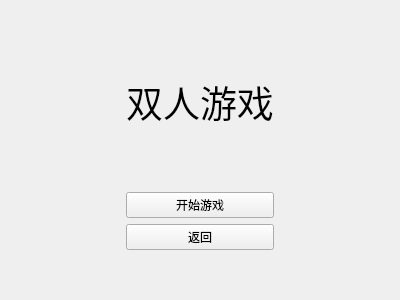
<?xml version="1.0" encoding="UTF-8"?>
<ui version="4.0">
 <class>DoubleMainMeun</class>
 <widget class="QWidget" name="DoubleMainMeun">
  <property name="geometry">
   <rect>
    <x>0</x>
    <y>0</y>
    <width>400</width>
    <height>300</height>
   </rect>
  </property>
  <property name="windowTitle">
   <string>Form</string>
  </property>
  <layout class="QHBoxLayout" name="horizontalLayout">
   <item>
    <spacer name="horizontalSpacer">
     <property name="orientation">
      <enum>Qt::Horizontal</enum>
     </property>
     <property name="sizeHint" stdset="0">
      <size>
       <width>40</width>
       <height>20</height>
      </size>
     </property>
    </spacer>
   </item>
   <item>
    <widget class="QWidget" name="singleMenuWidget" native="true">
     <layout class="QGridLayout" name="gridLayout_2">
      <item row="3" column="0">
       <spacer name="horizontalSpacer_3">
        <property name="orientation">
         <enum>Qt::Horizontal</enum>
        </property>
        <property name="sizeType">
         <enum>QSizePolicy::Expanding</enum>
        </property>
        <property name="sizeHint" stdset="0">
         <size>
          <width>40</width>
          <height>20</height>
         </size>
        </property>
       </spacer>
      </item>
      <item row="2" column="1">
       <spacer name="verticalSpacer_4">
        <property name="orientation">
         <enum>Qt::Vertical</enum>
        </property>
        <property name="sizeType">
         <enum>QSizePolicy::Preferred</enum>
        </property>
        <property name="sizeHint" stdset="0">
         <size>
          <width>20</width>
          <height>27</height>
         </size>
        </property>
       </spacer>
      </item>
      <item row="0" column="1">
       <spacer name="verticalSpacer_2">
        <property name="orientation">
         <enum>Qt::Vertical</enum>
        </property>
        <property name="sizeType">
         <enum>QSizePolicy::Preferred</enum>
        </property>
        <property name="sizeHint" stdset="0">
         <size>
          <width>20</width>
          <height>27</height>
         </size>
        </property>
       </spacer>
      </item>
      <item row="1" column="1">
       <widget class="QLabel" name="label">
        <property name="enabled">
         <bool>true</bool>
        </property>
        <property name="text">
         <string>&lt;html&gt;&lt;head/&gt;&lt;body&gt;&lt;p&gt;&lt;span style=&quot; font-size:28pt;&quot;&gt;双人游戏&lt;/span&gt;&lt;/p&gt;&lt;/body&gt;&lt;/html&gt;</string>
        </property>
        <property name="alignment">
         <set>Qt::AlignCenter</set>
        </property>
       </widget>
      </item>
      <item row="3" column="1">
       <widget class="QPushButton" name="startBtn">
        <property name="sizePolicy">
         <sizepolicy hsizetype="Preferred" vsizetype="Fixed">
          <horstretch>0</horstretch>
          <verstretch>0</verstretch>
         </sizepolicy>
        </property>
        <property name="text">
         <string>开始游戏</string>
        </property>
       </widget>
      </item>
      <item row="5" column="1">
       <widget class="QPushButton" name="returnBtn">
        <property name="text">
         <string>返回</string>
        </property>
       </widget>
      </item>
      <item row="6" column="1">
       <spacer name="verticalSpacer">
        <property name="orientation">
         <enum>Qt::Vertical</enum>
        </property>
        <property name="sizeType">
         <enum>QSizePolicy::Preferred</enum>
        </property>
        <property name="sizeHint" stdset="0">
         <size>
          <width>20</width>
          <height>30</height>
         </size>
        </property>
       </spacer>
      </item>
      <item row="3" column="2">
       <spacer name="horizontalSpacer_4">
        <property name="orientation">
         <enum>Qt::Horizontal</enum>
        </property>
        <property name="sizeHint" stdset="0">
         <size>
          <width>40</width>
          <height>20</height>
         </size>
        </property>
       </spacer>
      </item>
     </layout>
    </widget>
   </item>
   <item>
    <spacer name="horizontalSpacer_2">
     <property name="orientation">
      <enum>Qt::Horizontal</enum>
     </property>
     <property name="sizeHint" stdset="0">
      <size>
       <width>40</width>
       <height>20</height>
      </size>
     </property>
    </spacer>
   </item>
  </layout>
 </widget>
 <resources/>
 <connections/>
</ui>
